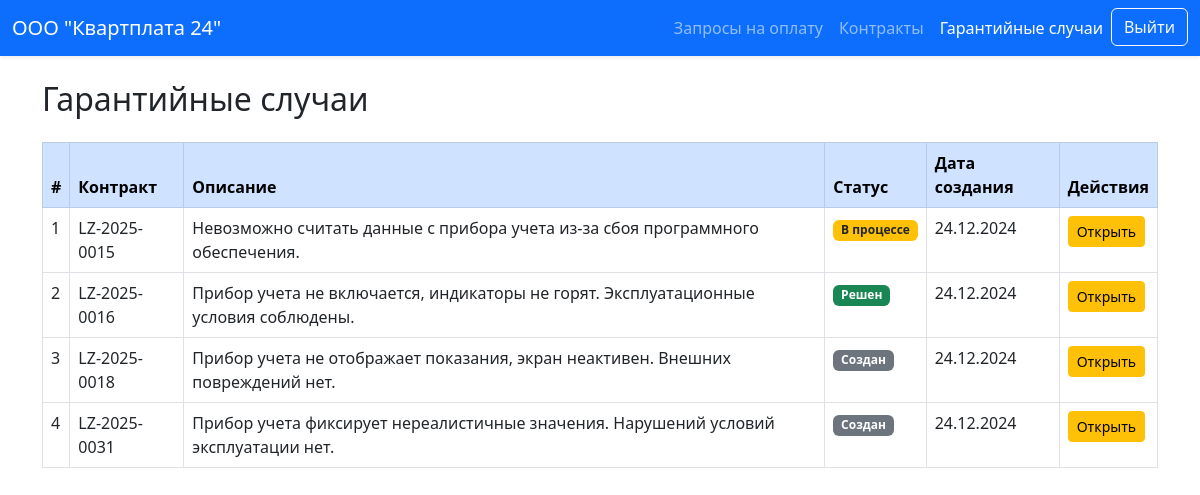
/warranty/list/ (signed in), run on an earlier commit of the app's database.
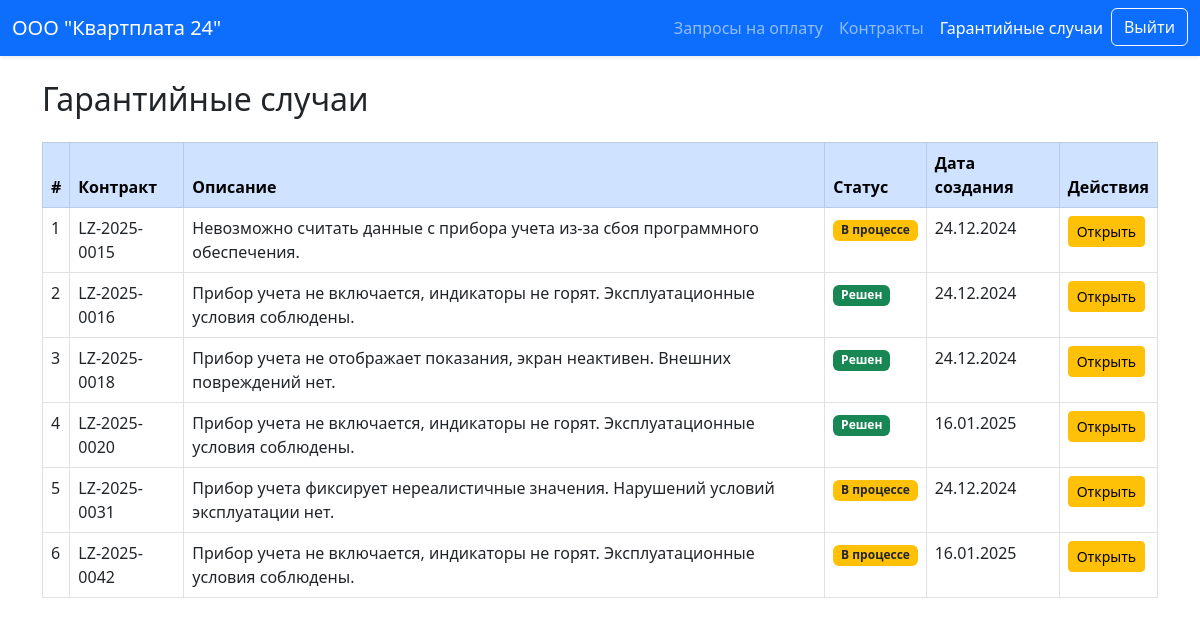
And on a later commit of the database.
### leasing/models.py (models this page shows, shortened)
class Profile(models.Model):
    ROLE_CHOICES = [
        ('LR', 'Lessor'),
        ('LE', 'Lessee'),
        ('SE', 'Seller'),
        ('AD', 'Admin')
    ]
    user = models.OneToOneField(
        User,
        related_name='profile',
        on_delete=models.CASCADE
    )
    display_name = models.CharField(
        max_length=200,
        blank=True,
        null=True
    )
    role = models.CharField(
        max_length=2,
        choices=ROLE_CHOICES
    )

class WarrantyCase(models.Model):
    STATUS_CHOICES = [
        ('CR', 'Создан'),
        ('IW', 'В процесссе'),
        ('CO', 'Решен'),
    ]
    contract = models.ForeignKey(
        Contract,
        related_name='warranty_cases',
        on_delete=models.CASCADE
    )
    description = models.TextField()
    created = models.DateTimeField(auto_now_add=True)
    resolved = models.CharField(
        max_length=2,
        choices=STATUS_CHOICES,
        default='CR'
    )

class Contract(models.Model):
    lessor = models.ForeignKey(
        User,
        related_name='lessor_contracts',
        on_delete=models.CASCADE
    )
    lessee = models.ForeignKey(
        User,
        related_name='lessee_contracts',
        on_delete=models.CASCADE
    )
    seller = models.ForeignKey(
        User,
        related_name='seller_contracts',
        on_delete=models.CASCADE
    )
    number = models.CharField(max_length=30)
    meter = models.CharField(max_length=20)
    started = models.DateField()
    class Meta:
        ordering = ['-started', '-number']
    def __str__(self):
        return self.number

### leasing/views.py (the view)
# urls.py: path('warranty/list/', views.list_warranty, name='list_warranty'),
@login_required
def list_warranty(request):
    user = request.user
    role = user.profile.role
    is_lessee = False
    is_seller = False
    is_lessor = False
    if role == 'LR':
        is_lessor = True
        warranties = WarrantyCase.objects.filter(contract__lessor=user)
    elif role == 'LE':
        is_lessee = True
        warranties = WarrantyCase.objects.filter(contract__lessee=user)
    elif role == 'SE':
        is_seller = True
        warranties = WarrantyCase.objects.filter(contract__seller=user)
    elif role == 'AD':
        warranties = WarrantyCase.objects.all()
    else:
        warranties = None
    return render(
        request,
        'warranty/list.html',
        {
            'company_name': user.profile.display_name,
            'warranties': warranties,
            'is_lessor': is_lessor,
            'is_lessee': is_lessee,
            'is_seller': is_seller,
            'section': 'warranty',
        }
    )

### leasing/templates/warranty/list.html (shortened to what this page needs)
{% extends 'base.html' %}
{% block content %}
	<div class="container mt-4">
        {% if warranties %}
        	<h2 class="mb-4">Гарантийные случаи</h2>
        {% else %}
            <h2 class="mb-4">Гарантийные случаи с участием {{ company_name }}</h2>
        {% endif %}
        <div class="table-responsive">
            <table class="table table-bordered table-hover">
                <thead class="table-primary">
                    <tr>
                        <th>#</th>
                        <th>Контракт</th>
                        <th>Описание</th>
                        <th>Статус</th>
                        <th>Дата создания</th>
                        <th>Действия</th>
                    </tr>
                </thead>
                <tbody>
                    {% for warranty in warranties %}
                        <tr>
                            <td>{{ forloop.counter }}</td>
                            <td>{{ warranty.contract }}</td>
                            <td>{{ warranty.description }}</td>
                            <td>
                                {% if warranty.resolved == 'CR' %}
                                    <span class="badge bg-secondary">Создан</span>
                                {% elif warranty.resolved == 'IW' %}
                                    <span class="badge bg-warning text-dark">В процессе</span>
                                {% elif warranty.resolved == 'CO' %}
                                    <span class="badge bg-success">Решен</span>
                                {% endif %}
                            </td>
                            <td>{{ warranty.created|date:"d.m.Y" }}</td>
                            <td>
                                <a href="{% url 'view_warranty' warranty.id %}" class="btn btn-sm btn-warning">Открыть</a>
                            </td>
                        </tr>
                    {% empty %}
                        <tr>
                            <td colspan="6" class="text-center">Нет доступных гарантийных случаев.</td>
                        </tr>
                    {% endfor %}
                </tbody>
            </table>
        </div>
    </div>
{% endblock %}

### leasing/templates/base.html (shortened to what this page needs)
{% load static %}
<!DOCTYPE html>
<html lang="en">
<head>
    <link rel="stylesheet" href="https://cdn.jsdelivr.net/npm/bootstrap@5.3.0/dist/css/bootstrap.min.css">
</head>
<body>
    {% include 'includes/header.html' %}
    <div id="content">
        {% block content %}
        {% endblock %}
    </div>
</body>
</html>

### leasing/templates/includes/header.html (shortened to what this page needs)
<nav class="navbar navbar-expand-lg navbar-dark bg-primary shadow-sm">
    <div class="container-fluid">
        <a class="navbar-brand" href="#">
            {{ company_name }}
        </a>
        <div class="collapse navbar-collapse" id="navbarNav">
            <ul class="navbar-nav ms-auto">
                {% if is_lessor %}
                    <li class="nav-item">
                        <a class="nav-link {% if section == 'requested_payments' %}active{% endif %}" href="{% url 'request_paid_list' %}">Запросы на оплату</a>
                    </li>
                {% endif %}
                <li class="nav-item">
                    <a class="nav-link {% if section == 'contract' %}active{% endif %}" href="{% url 'list_contract' %}">Контракты</a>
                </li>
                <li class="nav-item">
                    <a class="nav-link {% if section == 'warranty' %}active{% endif %}" href="{% url 'list_warranty' %}">Гарантийные случаи</a>
                </li>
                <li class="nav-item">
                    <form method="post" action="{% url 'logout' %}">
                        <button type="submit" class="btn btn-outline-light">Выйти</button>
                    </form>
                </li>
            </ul>
        </div>
    </div>
</nav>

What changed in the data, as far as the page shows it:
changed WarrantyCase "Прибор учета не отображает показания, экран неактивен. Внешних повреждений нет.": resolved "Создан" → "Решен"
added WarrantyCase: contract "LZ-2025-0020", description "Прибор учета не включается, индикаторы не горят. Эксплуатационные условия соблюдены.", resolved "Решен", created "16.01.2025"
changed WarrantyCase "LZ-2025-0031": resolved "Создан" → "В процессе"
added WarrantyCase: contract "LZ-2025-0042", description "Прибор учета не включается, индикаторы не горят. Эксплуатационные условия соблюдены.", resolved "В процессе", created "16.01.2025"
